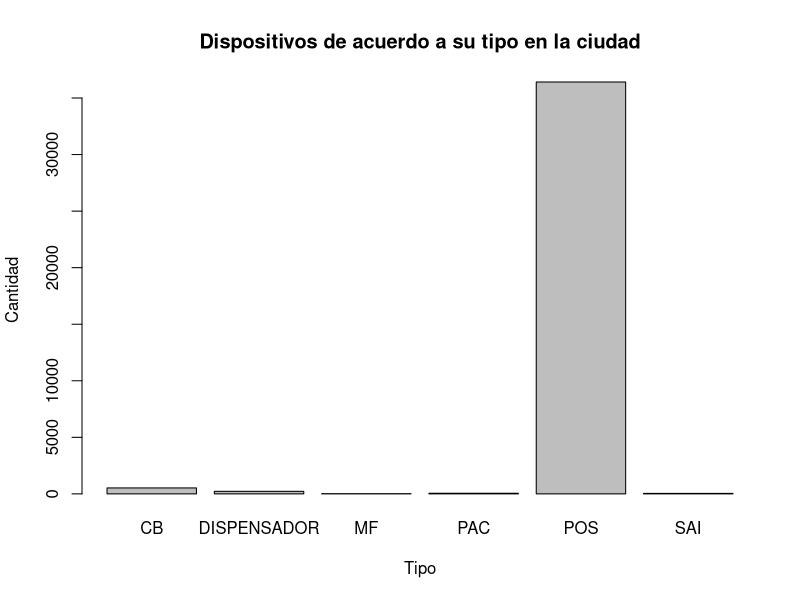

Write R code to recreate this figure.
## ---- chunk 1
data_barrios<-read.csv('./Datos Limpios/barrios_tidy.csv',header = TRUE,
                       sep = ',',stringsAsFactors = FALSE,
                       colClasses = c('character','character'))

data_dispositivos<-read.csv('./Datos Limpios/dispositivos_tidy.csv',
                            header = TRUE,sep = ',',stringsAsFactors = FALSE,
                            colClasses = c('character','character','numeric',
                                           'numeric','character'))

data_clientes<-read.csv('./Datos Limpios/clientes_tidy.csv',sep = ',',
                            header = TRUE,stringsAsFactors = FALSE,
                            colClasses = c('character','character',
                                           'character','character','integer'))

str(data_barrios)

str(data_dispositivos)

str(data_clientes)
## ---- chunk 2
tiposdisp_ciudad<-table(data_dispositivos$tipo_disp)# obtenemos la cantidad
#de cada tipo de dispositivo en toda la ciudad

barplot(tiposdisp_ciudad,xlab = 'Tipo',ylab = 'Cantidad',main = 'Dispositivos de acuerdo a su tipo en la ciudad')
## ---- chunk 3
library(data.table)
library(plyr)
table_barrios<-data.table(data_barrios,key = 'id_barrio')
table_dispositivos<-data.table(data_dispositivos,key = 'id_disp')
table_clientes<-data.table(data_clientes,key = 'id_cliente')

